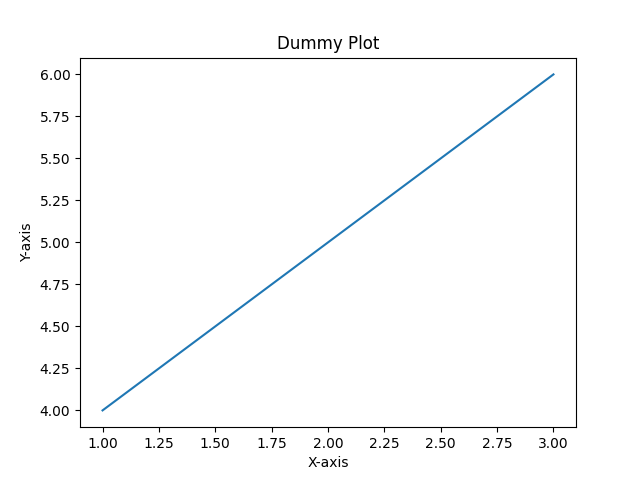

This chart was generated by the following Python code:
import matplotlib.pyplot as plt

# Dummy plot
plt.plot([1, 2, 3], [4, 5, 6])
plt.title('Dummy Plot')
plt.xlabel('X-axis')
plt.ylabel('Y-axis')
plt.savefig('reports/dummy_plot.png')
plt.show()
